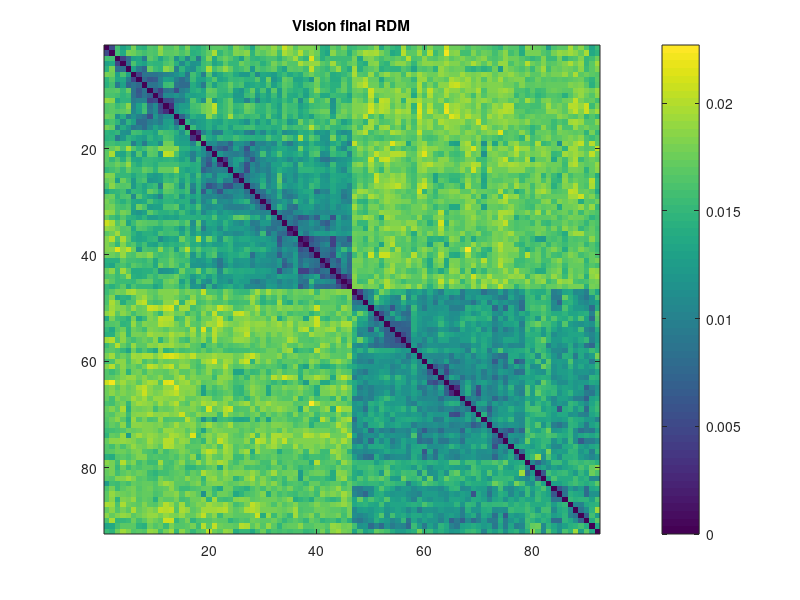

This figure's MATLAB source:
%% Random image RDM selection
clear all;close all;clc;
rng(0);

estimated_rdm = load ('estimate_RDM_ltv_visual.mat');  
comparisons = estimated_rdm.estimate_RDM_ltv;

nStimuli=92;
nComparisons = ((nStimuli^2)-nStimuli)/2; % counts only one way and not the same imgs

rdm = NaN(92,92);

countComparison=0;
for img_1 = 1:nStimuli-1
	for img_2 = img_1+1:nStimuli
        countComparison=countComparison+1;
        
        rdm(img_1,img_2) = comparisons(countComparison); 
        rdm(img_2,img_1) = comparisons(countComparison);
            
    end   
end
for imag = 1:92
    rdm(imag,imag)=0;
end

figure(); image(rdm,'CDataMapping','scaled');C = colorbar;title('Vision final RDM');caxis([0 0.0227]);
save('final_RDM_visual','rdm');


